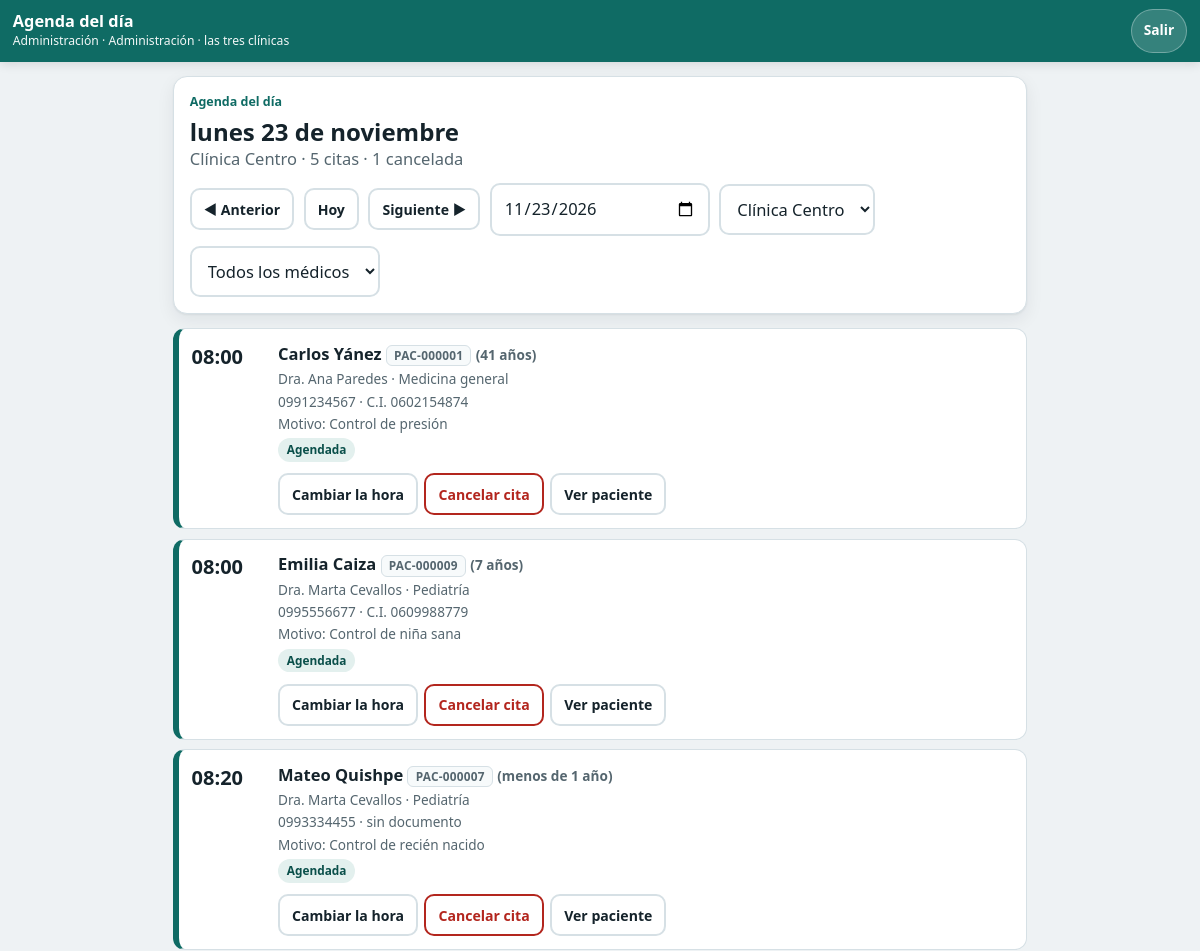
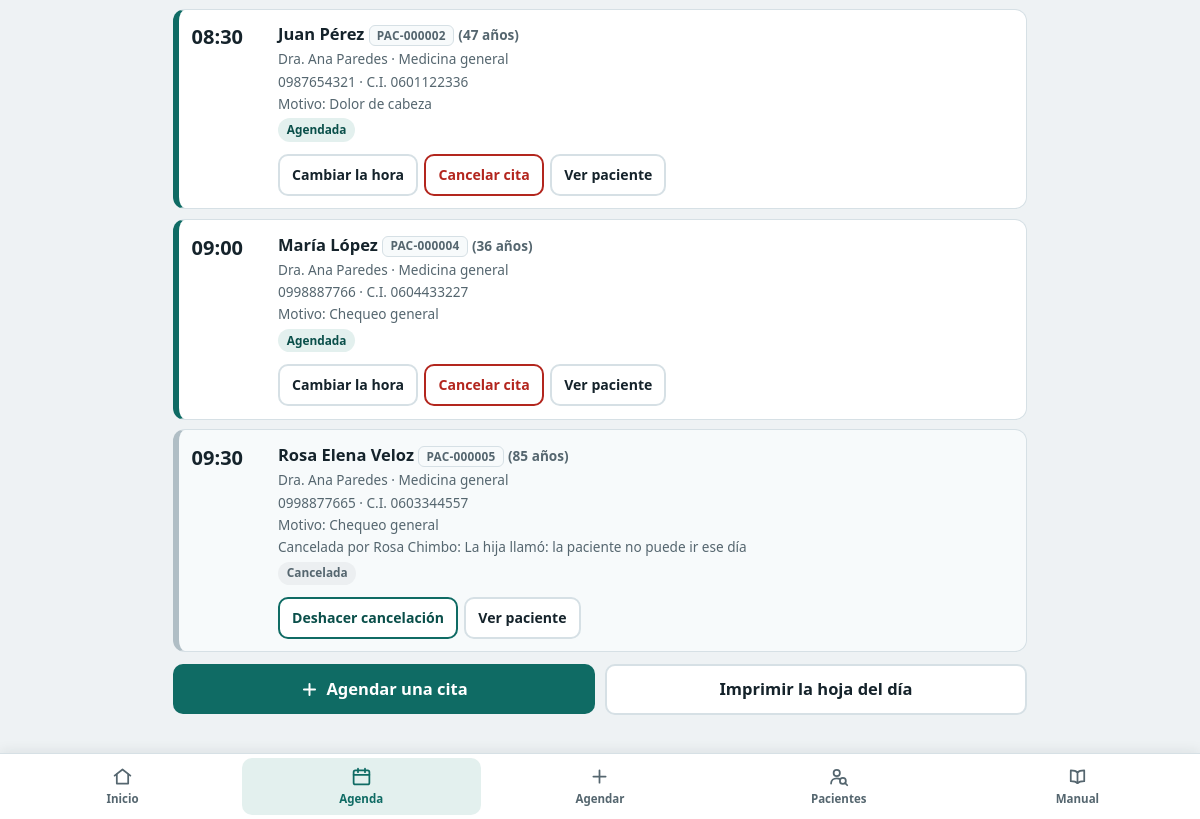
The page /agenda.php?fecha=2026-11-23 (signed in) on the database its author committed (2 pictures, top to bottom).
### tables this page shows
CREATE TABLE usuarios (
  id INT AUTO_INCREMENT PRIMARY KEY,
  nombre VARCHAR(120) NOT NULL,
  usuario VARCHAR(40) NOT NULL UNIQUE,
  clave_hash VARCHAR(255) NOT NULL,
  rol ENUM('admin','doctora','recepcion') NOT NULL,
  clinica_id INT NULL,                     
  modo_simple TINYINT(1) NOT NULL DEFAULT 0,   
  activo TINYINT(1) NOT NULL DEFAULT 1,
  FOREIGN KEY (clinica_id) REFERENCES clinicas(id)
);

CREATE TABLE clinicas (
  id INT AUTO_INCREMENT PRIMARY KEY,
  nombre VARCHAR(80) NOT NULL UNIQUE,
  direccion VARCHAR(160) NULL,
  telefono VARCHAR(20) NULL,
  hora_apertura TIME NOT NULL DEFAULT '08:00:00',
  hora_cierre   TIME NOT NULL DEFAULT '18:00:00',
  activo TINYINT(1) NOT NULL DEFAULT 1
);

CREATE TABLE citas (
  id INT AUTO_INCREMENT PRIMARY KEY,
  clinica_id  INT NOT NULL,
  medico_id   INT NOT NULL,
  paciente_id INT NOT NULL,
  inicio DATETIME NOT NULL,
  fin    DATETIME NOT NULL,
  estado ENUM('AGENDADA','ATENDIDA','CANCELADA','NO_ASISTIO') NOT NULL DEFAULT 'AGENDADA',
  motivo VARCHAR(160) NULL,
  motivo_cancelacion VARCHAR(160) NULL,
  cancelada_por INT NULL,
  cancelada_en DATETIME NULL,
  creada_por INT NOT NULL,
  creada_en  DATETIME NOT NULL DEFAULT CURRENT_TIMESTAMP,
   
   
  token VARCHAR(32) NULL,

   
   
   
   
   
  slot_medico   DATETIME GENERATED ALWAYS AS (IF(estado = 'CANCELADA', NULL, inicio)) STORED,
  slot_paciente DATETIME GENERATED ALWAYS AS (IF(estado = 'CANCELADA', NULL, inicio)) STORED,
  UNIQUE KEY uk_medico_slot   (medico_id, slot_medico),
  UNIQUE KEY uk_paciente_slot (paciente_id, slot_paciente),
  UNIQUE KEY uk_token (token),
  KEY ix_agenda (clinica_id, inicio),
  KEY ix_medico_dia (medico_id, inicio),
  FOREIGN KEY (clinica_id)  REFERENCES clinicas(id),
  FOREIGN KEY (medico_id)   REFERENCES medicos(id),
  FOREIGN KEY (paciente_id) REFERENCES pacientes(id),
  FOREIGN KEY (creada_por)  REFERENCES usuarios(id),
  FOREIGN KEY (cancelada_por) REFERENCES usuarios(id)
);

CREATE TABLE pacientes (
  id INT AUTO_INCREMENT PRIMARY KEY,
  tipo_documento ENUM('CEDULA','PASAPORTE','SIN_DOCUMENTO') NOT NULL,
  documento VARCHAR(20) NULL,              
  nombres   VARCHAR(120) NOT NULL,
  apellidos VARCHAR(120) NOT NULL,
  nombre_busqueda VARCHAR(250) NOT NULL,   
  fecha_nacimiento DATE NULL,
  telefono VARCHAR(20) NULL,
  correo   VARCHAR(120) NULL,
  representante VARCHAR(160) NULL,         
  representante_telefono VARCHAR(20) NULL,
  nota VARCHAR(255) NULL,
  activo TINYINT(1) NOT NULL DEFAULT 1,
  creado_en DATETIME NOT NULL DEFAULT CURRENT_TIMESTAMP,
   
   
  UNIQUE KEY uk_documento (tipo_documento, documento),
  KEY ix_busqueda (nombre_busqueda),
  KEY ix_telefono (telefono)
);

CREATE TABLE medicos (
  id INT AUTO_INCREMENT PRIMARY KEY,
  nombres VARCHAR(120) NOT NULL,
  especialidad VARCHAR(80) NULL,
  duracion_cita_min INT NOT NULL DEFAULT 30,
  activo TINYINT(1) NOT NULL DEFAULT 1
);

### agenda.php (the view, shortened to what the rows shown need)
<?php
require __DIR__ . '/lib/auth.php';
exigir('ver_agenda');
    ?>
    <?php
$modo    = ($_GET['modo'] ?? '') === 'cancelar' ? 'cancelar' : 'normal';
$clinId  = clinica_actual();
$fecha   = fecha_valida($_GET['fecha'] ?? '') ? $_GET['fecha'] : date('Y-m-d');
$medId   = (int)($_GET['medico'] ?? 0);
$ayer    = date('Y-m-d', strtotime("$fecha -1 day"));
$manana  = date('Y-m-d', strtotime("$fecha +1 day"));
$citas   = citas_del_dia($clinId, $fecha, $medId);
$vivas   = array_values(array_filter($citas, fn($c) => $c['estado'] !== 'CANCELADA'));
$canceladas = count($citas) - count($vivas);
$clinica = clinica($clinId);
$feriado = feriado_en($clinId, $fecha);
$filtro  = fn(array $extra) => 'agenda.php?' . http_build_query(array_merge(['fecha' => $fecha, 'clinica' => $clinId, 'medico' => $medId ?: null], $extra));
cabecera($modo === 'cancelar' ? 'Cancelar una cita' : 'Agenda del día', modo_simple() ? ['volver' => 'inicio.php'] : []);
?>
<?php if ($modo === 'cancelar'): ?>
  <div class="tarjeta">
    <h1>¿Cuál cita quiere cancelar?</h1>
    <p class="suave">Citas de <?= h(fecha_larga($fecha)) ?> en <?= h($clinica['nombre']) ?>. Al cancelar,
      la hora queda libre para otro paciente y la cita no se borra: queda anotada con el motivo.</p>
  </div>
  <?php $agendadas = array_filter($citas, fn($c) => $c['estado'] === 'AGENDADA'); ?>
  <?php if (!$agendadas): ?>
    <div class="tarjeta"><div class="vacio">
      <?= icono('agenda') ?>
      <p><strong>Este día no tiene citas para cancelar.</strong></p>
      <a class="btn sec" href="<?= h($filtro(['fecha' => $manana, 'modo' => 'cancelar'])) ?>">Ver el día siguiente</a>
    </div></div>
  <?php else: ?>
    <?php foreach ($agendadas as $c): ?>
      <article class="cita">
        <div class="hora"><?= h($c['hora']) ?></div>
        <div class="cuerpo">
          <p class="nombre"><?= h(nombre_paciente($c)) ?> <?= codigo_chip((int)$c['paciente_id']) ?></p>
          <p class="dato"><?= h($c['medico_nombre']) ?></p>
          <div class="acciones">
            <a class="btn peligro" href="agenda.php?cancelar=<?= (int)$c['id'] ?>">Cancelar esta cita</a>
          </div>
        </div>
      </article>
    <?php endforeach; ?>
  <?php endif; ?>
  <p><a class="btn gris ancho" href="inicio.php">Volver al inicio</a></p>
<?php else: ?>
  <div class="tarjeta no-imprimir">
    <p class="paso">Agenda del día</p>
    <h1 class="sin-margen"><?= h(fecha_larga($fecha)) ?><?= es_hoy($fecha) ? ' (hoy)' : '' ?></h1>
    <p class="suave">
      <?= h($clinica['nombre']) ?> · <?= count($vivas) ?> cita<?= count($vivas) === 1 ? '' : 's' ?>
      <?= $canceladas ? ' · ' . $canceladas . ' cancelada' . ($canceladas === 1 ? '' : 's') : '' ?>
    </p>
    <form class="fila" method="get" action="agenda.php">
      <a class="btn gris chico" href="<?= h($filtro(['fecha' => $ayer])) ?>">◀ Anterior</a>
      <a class="btn gris chico" href="<?= h($filtro(['fecha' => date('Y-m-d')])) ?>">Hoy</a>
      <a class="btn gris chico" href="<?= h($filtro(['fecha' => $manana])) ?>">Siguiente ▶</a>
      <input class="corto" type="date" name="fecha" value="<?= h($fecha) ?>" aria-label="Elegir el día" onchange="this.form.submit()">
      <?php if (count(clinicas_visibles()) > 1): ?>
        <select class="corto" name="clinica" aria-label="Clínica" onchange="this.form.medico.value=''; this.form.submit()">
          <?php foreach (clinicas_visibles() as $cl): ?>
            <option value="<?= (int)$cl['id'] ?>" <?= (int)$cl['id'] === $clinId ? 'selected' : '' ?>><?= h($cl['nombre']) ?></option>
          <?php endforeach; ?>
        </select>
      <?php else: ?>
        <input type="hidden" name="clinica" value="<?= $clinId ?>">
      <?php endif; ?>
      <select class="corto" name="medico" aria-label="Médico" onchange="this.form.submit()">
        <option value="">Todos los médicos</option>
      </select>
    </form>
  </div>
  <div class="no-imprimir">
    <?php if (!$citas): ?>
      <div class="tarjeta"><div class="vacio">
        <?= icono('agenda') ?>
        <p><strong><?= es_hoy($fecha) ? 'Hoy no hay citas.' : 'Este día no tiene citas.' ?></strong></p>
        <p>No es un error: la agenda está libre.</p>
        <?php if (puede('agendar') && !$feriado): ?>
          <a class="btn" href="agendar.php?fecha=<?= h($fecha) ?>&amp;clinica=<?= $clinId ?><?= $medId ? '&amp;medico=' . $medId : '' ?>">Agendar una</a>
        <?php endif; ?>
      </div></div>
    <?php else: ?>
      <?php foreach ($citas as $c) pintar_cita($c); ?>
    <?php endif; ?>
    <div class="fila separado">
      <?php if (puede('agendar') && !$feriado): ?>
        <a class="btn crece" href="agendar.php?fecha=<?= h($fecha) ?>&amp;clinica=<?= $clinId ?><?= $medId ? '&amp;medico=' . $medId : '' ?>">
          <?= icono('mas') ?> Agendar una cita</a>
      <?php endif; ?>
      <button class="btn gris crece" type="button" onclick="window.print()">Imprimir la hoja del día</button>
    </div>
  </div>
<?php endif; ?>
<?php pie(['activo' => 'agenda']); ?>

### lib/plantilla.php (shortened to what the rows shown need)
<?php
function cabecera(string $titulo, array $op = []): void
{
    $u      = usuario_actual();
    $sinNav = $op['sin_nav'] ?? false;
    $lugar  = '';
    if ($u) {
        $lugar = $u['clinica_id'] ? (clinica((int)$u['clinica_id'])['nombre'] ?? '') : 'las tres clínicas';
        $lugar = NOMBRE_ROL[$u['rol']] . ' · ' . $lugar;
    }
    ?><!DOCTYPE html>
<html lang="es">
<head>
<link rel="stylesheet" href="assets/estilos.css">
</head>
<body class="<?= modo_simple() ? 'simple' : '' ?>">
<?php if ($u): ?>
<header class="barra">
  <div class="barra-tit">
    <strong><?= h($titulo) ?></strong>
    <small><?= h($u['nombre']) ?> · <?= h($lugar) ?></small>
  </div>
  <a class="btn-salir" href="salir.php">Salir</a>
</header>
<?php endif; ?>
<main class="<?= $sinNav ? 'sin-nav' : '' ?>">
<?php
}
function icono(string $nombre): string
{
    return '<svg viewBox="0 0 24 24" aria-hidden="true">' . (ICONOS[$nombre] ?? '') . '</svg>';
}
function pie(array $op = []): void
{
    ?>
</main>
</body>
</html>
<?php
}
function etiqueta_estado(string $estado): string
{
    $clase = ['AGENDADA' => 'agendada', 'ATENDIDA' => 'atendida', 'CANCELADA' => 'cancelada', 'NO_ASISTIO' => 'noasistio'][$estado] ?? 'agendada';
    return '<span class="etq ' . $clase . '">' . h(texto_estado($estado)) . '</span>';
}
function codigo_chip(int $pacienteId): string
{
    return '<span class="codigo">' . h(codigo_paciente($pacienteId)) . '</span>';
}
function boton_post(string $accion, array $campos, string $texto, string $clase = 'btn gris chico', string $confirmar = ''): string
{
    $s = '<form method="post" action="' . h($accion) . '" class="en-linea"'
       . ($confirmar ? ' data-confirmar="' . h($confirmar) . '"' : '') . '>' . campo_csrf();
    foreach ($campos as $k => $v) $s .= '<input type="hidden" name="' . h($k) . '" value="' . h((string)$v) . '">';
    return $s . '<button class="' . h($clase) . '" type="submit">' . h($texto) . '</button></form>';
}
function pintar_cita(array $c, bool $conAcciones = true): void
{
    $edad = edad_texto($c);
    $agendada = $c['estado'] === 'AGENDADA';
    ?>
    <article class="cita est-<?= h($c['estado']) ?>">
      <div class="hora"><?= h($c['hora']) ?></div>
      <div class="cuerpo">
        <p class="nombre"><?= h(nombre_paciente($c)) ?> <?= codigo_chip((int)$c['paciente_id']) ?>
          <?php if ($edad): ?><span class="dato">(<?= h($edad) ?>)</span><?php endif; ?></p>
        <p class="dato"><?= h($c['medico_nombre']) ?> · <?= h((string)$c['especialidad']) ?></p>
        <p class="dato"><?= h(contacto_paciente($c) ?: 'sin teléfono') ?> · <?= h(documento_paciente($c)) ?></p>
        <?php if ($c['motivo'] && puede('ver_motivo')): ?>
          <p class="dato">Motivo: <?= h($c['motivo']) ?></p>
        <?php endif; ?>
        <?php if ($c['estado'] === 'CANCELADA'): ?>
          <p class="dato aviso-linea">Cancelada por <?= h($c['cancelada_por_nombre'] ?? '—') ?>:
            <?= h((string)$c['motivo_cancelacion']) ?></p>
        <?php endif; ?>
        <p><?= etiqueta_estado($c['estado']) ?></p>
        <?php if ($conAcciones): ?>
        <div class="acciones">
          <?php if ($agendada && puede('agendar')): ?>
            <a class="btn gris chico" href="agendar.php?reagendar=<?= (int)$c['id'] ?>">Cambiar la hora</a>
          <?php endif; ?>
          <?php if ($agendada && puede('cancelar')): ?>
            <a class="btn peligro chico" href="agenda.php?cancelar=<?= (int)$c['id'] ?>">Cancelar cita</a>
          <?php endif; ?>
          <?php if ($c['estado'] === 'CANCELADA' && puede('cancelar') && strtotime($c['inicio']) > time()): ?>
            <?= boton_post('agenda.php', ['id' => $c['id'], 'accion' => 'REACTIVAR'], 'Deshacer cancelación', 'btn sec chico') ?>
          <?php endif; ?>
          <a class="btn gris chico" href="paciente.php?id=<?= (int)$c['paciente_id'] ?>">Ver paciente</a>
        </div>
        <?php endif; ?>
      </div>
    </article>
    <?php
}
    ?>

### rows shown on the page
usuarios: nombre "Administración", clinica.nombre "Clínica Centro", clinica "Clínica Centro"
citas: hora "08:00", paciente.apellidos "Carlos Yánez", paciente "PAC-000001", paciente.fecha_nacimiento "41 años", medico.nombres "Dra. Ana Paredes", medico.especialidad "Medicina general", paciente.telefono "0991234567", paciente.documento "C.I. 0602154874", motivo "Control de presión", estado "Agendada"
citas: hora "08:00", paciente.apellidos "Emilia Caiza", paciente "PAC-000009", paciente.fecha_nacimiento "7 años", medico.nombres "Dra. Marta Cevallos", medico.especialidad "Pediatría", paciente.representante_telefono "0995556677", paciente.documento "C.I. 0609988779", motivo "Control de niña sana", estado "Agendada"
citas: hora "08:20", paciente.apellidos "Mateo Quishpe", paciente "PAC-000007", paciente.modo_simple "menos de 1 año", medico.nombres "Dra. Marta Cevallos", medico.especialidad "Pediatría", paciente.representante_telefono "0993334455", paciente.tipo_documento "sin documento", motivo "Control de recién nacido", estado "Agendada"
citas: hora "08:30", paciente.apellidos "Juan Pérez", paciente "PAC-000002", paciente.fecha_nacimiento "47 años", medico.nombres "Dra. Ana Paredes", medico.especialidad "Medicina general", paciente.telefono "0987654321", paciente.documento "C.I. 0601122336", motivo "Dolor de cabeza", estado "Agendada"
citas: hora "09:00", paciente.apellidos "María López", paciente "PAC-000004", paciente.fecha_nacimiento "36 años", medico.nombres "Dra. Ana Paredes", medico.especialidad "Medicina general", paciente.telefono "0998887766", paciente.documento "C.I. 0604433227", motivo "Chequeo general", estado "Agendada"
citas: hora "09:30", paciente.apellidos "Rosa Elena Veloz", paciente "PAC-000005", paciente.fecha_nacimiento "85 años", medico.nombres "Dra. Ana Paredes", medico.especialidad "Medicina general", paciente.representante_telefono "0998877665", paciente.documento "C.I. 0603344557", motivo "Chequeo general", creada_por.nombre "Rosa Chimbo", motivo_cancelacion "La hija llamó: la paciente no puede ir ese día", estado "Cancelada"

### other values the page prints
$titulo "Agenda del día"
$lugar "Administración · las tres clínicas"
fecha_larga($fecha) "lunes 23 de noviembre"
count($vivas) "5"
$canceladas "1"
$texto "Inicio"
$texto "Agenda"
$texto "Agendar"
$texto "Pacientes"
$texto "Manual"
